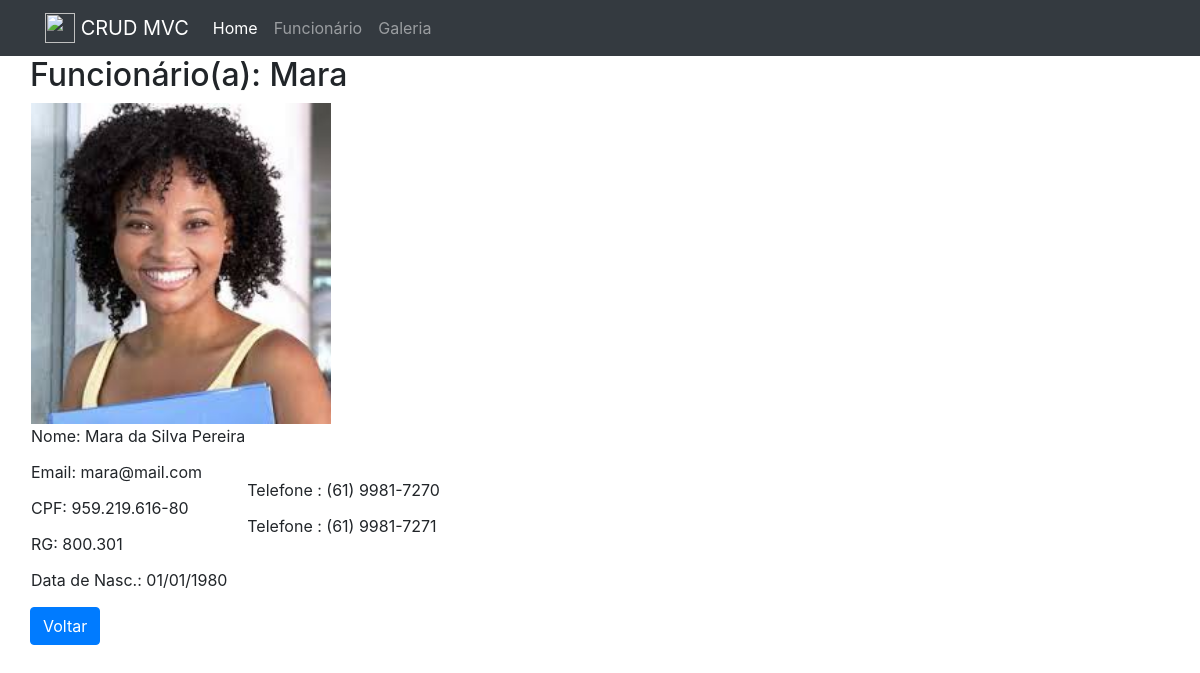
Screenshot of /funcionario/exibe/13 with the database file from the repository.
### tables this page shows
CREATE TABLE `funcionario` (
  `codigo_func` int(11) NOT NULL,
  `primeiro_nome` varchar(60) NOT NULL,
  `nome_completo` varchar(180) NOT NULL,
  `email` varchar(120) NOT NULL,
  `cpf` varchar(14) NOT NULL,
  `rg` varchar(15) NOT NULL,
  `data_nascimento` date NOT NULL,
  `foto` varchar(40) NOT NULL
);

### core/Controller.php (called while the page is built, shortened)
<?php
class Controller
{
	public function loadTemplate($viewName, $viewData = array())
	{
		require 'views/template.php';
	}
	public function loadViewInTemplate($viewName, $viewData = array())
	{
		extract($viewData);
		require 'views/'.$viewName.'.php';
	}
}

### controllers/FuncionarioController.php (called while the page is built, shortened)
<?php
class FuncionarioController extends Controller
{
    public function exibe($codigo)
    {
        $array = [
            'codigo' => $codigo,
            'func' => []
        ];
        $funcionario = new Funcionario();
        $array['func'] = $funcionario->pesquisarFuncionarioPorId($codigo);
        $data_nasc = $array['func']['data_nascimento'];
        $array['func']['data_nascimento'] = DataHelpers::converterDataParaTela($data_nasc);
        $this->loadTemplate('funcionario_detalhes', $array);
    }
}

### core/Core.php (called while the page is built, shortened)
<?php
class Core
{
	public function run()
	{
		$url = '/';
		if(isset($_GET['url']))
		{
			$url .= $_GET['url'];
		}
		$params = array();
		if(!empty($url) && $url != '/')
		{
			$url = explode('/', $url);
			array_shift($url);
			array_shift($url);
			if(isset($url[0]) && !empty($url[0]))
			{
				$currentAction = $url[0];
				array_shift($url);
			}
			else
			{
				$currentAction = 'index';
			}
			if(count($url) > 0)
			{
				$params = $url;
			}
		}
		else
		{
			$currentController = 'HomeController';
			$currentAction = 'index';
		}
		$c = new $currentController();
		call_user_func_array(array($c, $currentAction), $params);
	}
}

### index.php (called while the page is built, shortened)
<?php
spl_autoload_register(function($class){
	$class = ucfirst($class);
});
$core = new Core();
$core->run();

### core/Model.php (called while the page is built, shortened)
<?php
class Model
{
	public function __construct()
	{
		global $db;
		$this->db = $db;
	}
}

### models/Funcionario.php (called while the page is built, shortened)
<?php
class Funcionario extends Model
{
    public function pesquisarFuncionarioPorId($id)
    {
        $func = array();
        $sql = $this->db->prepare("SELECT codigo_func, primeiro_nome, nome_completo, email, cpf, rg, data_nascimento, foto FROM funcionario WHERE codigo_func = :codigo_func");
        $sql->bindValue(':codigo_func', $id);
        $sql->execute();
        if($sql && $sql->rowCount() > 0) {
            $func = $sql->fetch(PDO::FETCH_ASSOC);
            $sql = $this->db->query("SELECT codigo_tel, tel_contato FROM telefone WHERE Funcionario_codigo_func = '$id'");
            $telefones = $sql->fetchAll(PDO::FETCH_ASSOC);
            foreach($telefones as $telefone) {
                $func['telefones'][] = $telefone['tel_contato'];
            }
        }
        return $func;
    }
}

### views/funcionario_detalhes.php (the view, shortened to what this page needs)
<div class="row">
    <h2>Funcionário(a): <?=$func['primeiro_nome'];?></h2>
</div>
<div class="row">
    <table>
        <tr>
            <td colspan="2">
                <img src="<?=BASE_URL.'assets/images/funcionarios/'.$func['foto'];?>" width="300" alt="" />
            </td>
        </tr>
        <tr>
            <td>
                <p><span>Nome</span>: <?=$func['nome_completo'];?></p>
                <p><span>Email</span>: <?=$func['email'];?></p>
                <p><span>CPF</span>: <?=$func['cpf'];?></p>
                <p><span>RG</span>: <?=$func['rg'];?></p>
                <p><span>Data de Nasc.</span>: <?=$func['data_nascimento'];?></p>
            </td>
            <td>
                <?php foreach($func['telefones'] as $tel):?>
                    <p><span>Telefone </span>: <?=$tel;?></p>
                <?php endforeach;?>
            </td>
        </tr>
    </table>
</div>
<div  class="row">
    <a href="<?=BASE_URL;?>funcionario" class="btn btn-primary">Voltar</a>
</div>

### rows the page displays
funcionario: primeiro_nome "Mara", foto (picture), nome_completo "Mara da Silva Pereira", email "mara@mail.com", cpf "959.219.616-80", rg "800.301"

### other values shown
$func['data_nascimento'] "01/01/1980"
$tel "(61) 9981-7270"
$tel "(61) 9981-7271"
